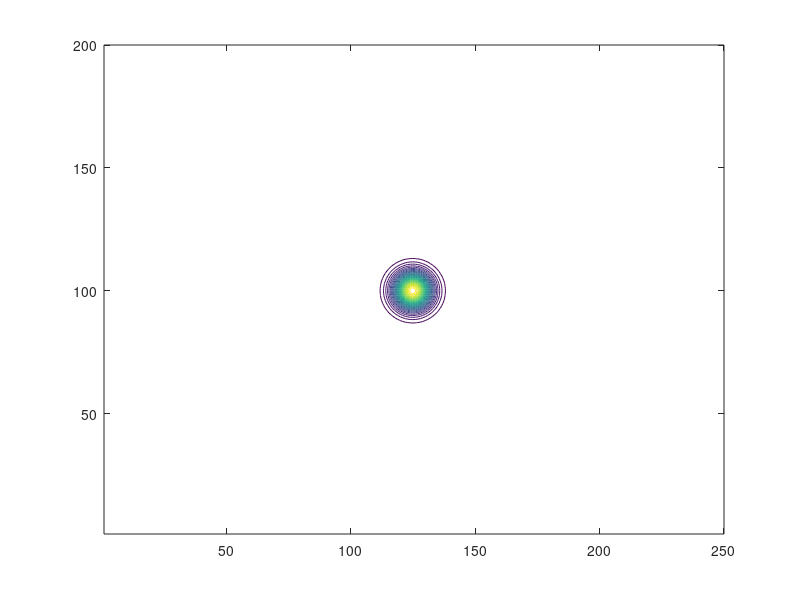
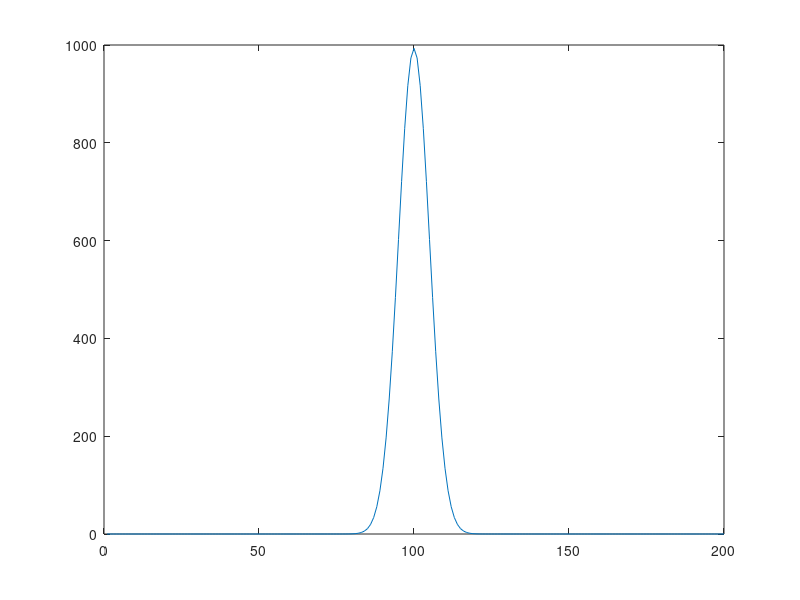

Source code (MATLAB) for these figures, in order:

clear
%close all

x=1:250;
y=1:200;

[xi, yi]=meshgrid(x,y);


ide=length(xi);

hm=1000;  
xa=5;  %helf height radius (gird)
ya=5;
icmx=length(x)/2; %center of hill
icmy=length(y)/2;

Vol=156000;
      
   %ht = hm./(  1  +  ((xi-icmx).^2 + (yi-icmy).^2)/xa^2 );   
   
   %ht_g =  hm * exp(- ((xi-icmx)/(2*xa)).^2 - ((yi-icmy)/(2*ya)).^2 ) ;  % GOOOOD~
    
   ht_g = Vol * 1/(2*pi*xa^2)^0.5 * 1/(2*pi*ya^2)^0.5 * exp(- ((xi-icmx)/(2^0.5*xa)).^2 - ((yi-icmy)/(2^0.5*ya)).^2 ) ; 
  % figure
%    plot(ht_g(:,icmx)) ; hold on
%    sum(ht_g(:,icmx))
   
%    sigm=5;
%    ht_g1 =  1/(2*pi*sigm^2)^0.5 * exp(- (  (x-icmx)/(2^0.5*sigm)  ).^2) ; 
%    plot(ht_g1)
%    sum(ht_g1)
   
   %ht_g2 =  hm * exp(- ((xi-icmx).^2 + (yi-icmy).^2) ./ (2*xa^2) ) ;
     
%    
%    figure('position',[-1000 200 700 500])
%      contour(xi,yi,ht,30)

%    figure('position',[-800 200 700 500])
%      contour(xi,yi,ht_g2,30)
% 
   figure('position',[100 200 700 500])
     contour(xi,yi,ht_g,30)
%    
     figure('position',[100 200 800 500])
% %      plot(ht(icmy,:));  hold on
%       plot(ht_g(icmy,:));hold on
       plot(ht_g(:,icmx))
%      plot(ht_g2(icmy,:))
%      legend('ht','ht_g','ht_g2')
